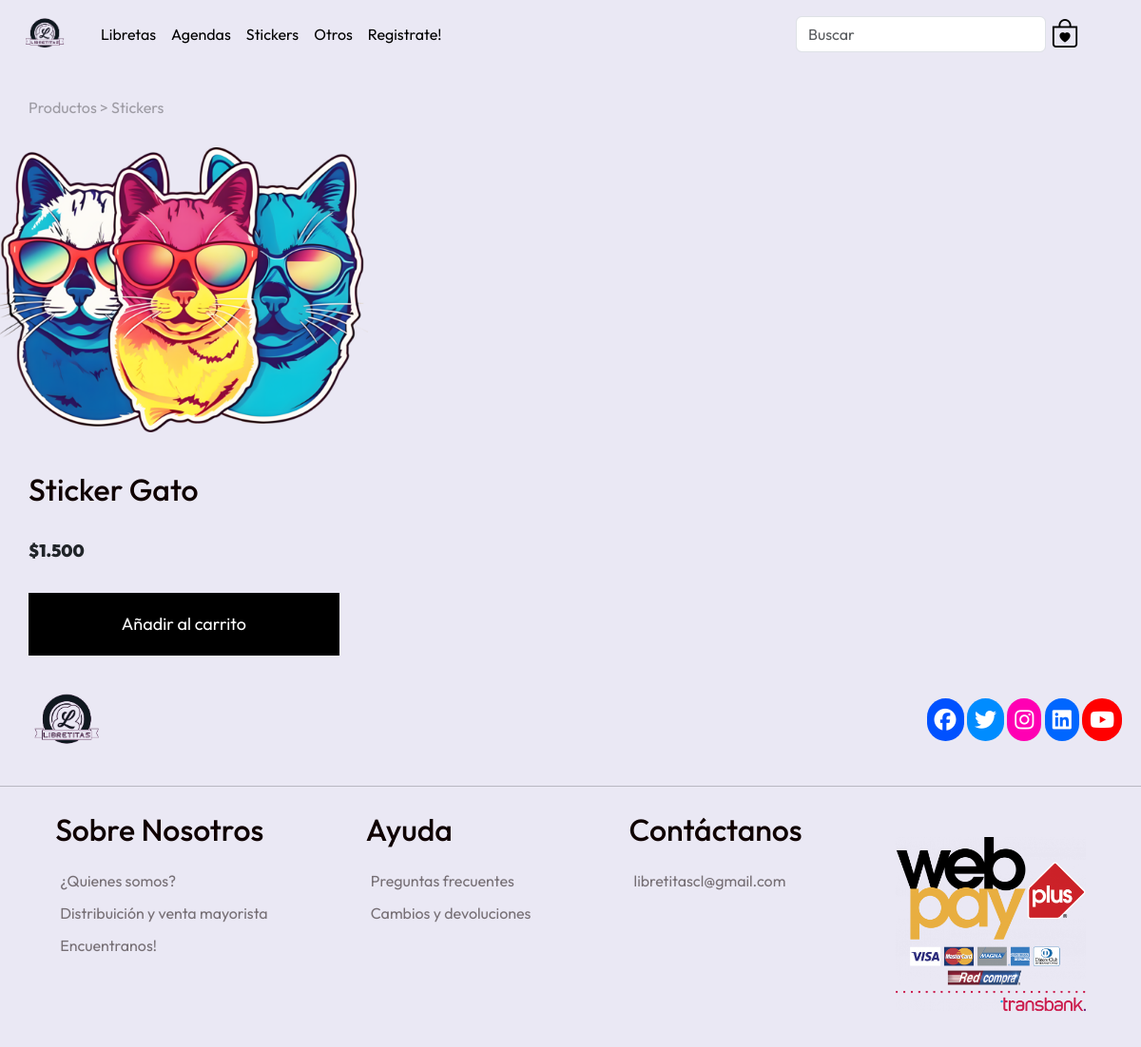
Screenshot of /paginaLibretitas/stickers with the database file from the repository.
### paginaLibretitas/models.py (models this page shows, shortened)
class producto(models.Model):
    idProducto     = models.CharField(primary_key=True, max_length=2)
    tipoProducto   = models.CharField(max_length=40, null=False)
    nombreProducto = models.CharField(max_length=100, null=False)
    precioProducto = models.CharField(max_length=5, null=False)
    imagenProducto = models.ImageField(upload_to='imagenes/', null=False)
    stockProducto  = models.IntegerField()

### paginaLibretitas/views.py (the view)
# urls.py: path('stickers', views.stickers, name='stickers'),
def stickers(request):
    productos = producto.objects.all()
    context={"productos": productos}
    return render(request, 'stickers.html', context)

### paginaLibretitas/templates/stickers.html (shortened to what this page needs)
{% load static %}
<!DOCTYPE html>
<html lang="en">
  <head>
    <link href="https://cdn.jsdelivr.net/npm/bootstrap@5.3.3/dist/css/bootstrap.min.css" rel="stylesheet">
    <link rel="stylesheet" href="https://cdn.jsdelivr.net/npm/bootstrap-icons@1.11.3/font/bootstrap-icons.min.css">
    <link rel="stylesheet" href="{% static 'Css/styles.css' %}">
  </head>
  <body>
    <nav class="navbar navbar-expand-lg" style="background-color: #eae8f4;">
      <div class="container-fluid">
        <a class="navbar-brand" href="index">
          <img class="logotipo" src="{% static 'Images/Logo.png' %}">
        </a>
        <div class="collapse navbar-collapse" id="navbarSupportedContent">
          <ul class="navbar-nav me-auto mb-2 mb-lg-0">
            <li class="nav-item">
              <a class="nav-link active" aria-current="page" href="libretas">Libretas</a>
            </li>
            <li class="nav-item">
              <a class="nav-link active" aria-current="page" href="agendas">Agendas</a>
            </li>
            <li class="nav-item">
              <a class="nav-link active" aria-current="page" href="stickers">Stickers</a>
            </li>
            <li class="nav-item">
              <a class="nav-link active" aria-current="page" href="otros">Otros</a>
            </li>
            <li class="nav-item">
              <a class="nav-link active" aria-current="page" href="{% url 'addCliente' %}">Registrate!</a>
            </li>
          </ul>
          <form class="d-flex" role="search">
            <input class="form-control me-2" type="search" placeholder="Buscar" aria-label="Buscar">
          </form>
          <a href="carrito">
            <span><i class="bi bi-bag-heart me-5"></i></span>
          </a>
        </div>
      </div>
    </nav>
    <div class="direccion">
      Productos > Stickers
    </div>
    <div class="container-items">
      {% for producto in productos %}
          {% if producto.tipoProducto == "Sticker" %}
              <div class="item">
                  <figure>
                      <img src="{{producto.imagenProducto.url}}" alt="img-libreta"/>
                  </figure>
                  <div class="info-product">
                      <h2>{{producto.nombreProducto}}</h2>
                      <p class="price">${{producto.precioProducto}}</p>
                      <button class="btn-add-cart">Añadir al carrito</button>
                  </div>
              </div>
          {% endif %}
      {% endfor %}
  </div>
    <footer class="pie">
      <div class="header">
        <div class="logotipo2">
          <img src="{% static 'Images/Logo.png' %}" alt="">
        </div>
        <div class="redes">
          <span class="fb"><i class="fa-brands fa-facebook"></i></span>
          <span class="tw"><i class="fa-brands fa-twitter"></i></span>
          <span class="in"><i class="fa-brands fa-instagram"></i></span>
          <span class="li"><i class="fa-brands fa-linkedin"></i></span>
          <span class="yt"><i class="fa-brands fa-youtube"></i></span>
        </div>
      </div>
      <hr>
      <div class="section">
        <div>
          <h2>Sobre Nosotros</h2>
          <a href="#">¿Quienes somos?</a>
          <a href="#">Distribuición y venta mayorista</a>
          <a href="#">Encuentranos!</a>
        </div>
        <div>
          <h2>Ayuda</h2>
          <a href="#">Preguntas frecuentes</a>
          <a href="#">Cambios y devoluciones</a>
        </div>
        <div>
          <h2>Contáctanos</h2>
          <a href="#">libretitascl@gmail.com</a>
        </div>
        <div>
          <img class="webpay" src="{% static 'Images/webpay.jpg' %}">
        </div>
      </div>
    </footer>
  </body>
</html>

### paginaLibretitas/static/Css/styles.css (style rules this page uses)
body { font-family: "Outfit", sans-serif; font-optical-sizing: auto; font-weight: 400; font-style: normal; background-color: #eae8f4; }
.direccion { color: #1f1e2061; padding-left: 30px; padding-top: 30px; padding-bottom: 30px; }
.webpay { width: 200px; }
.logotipo { width: 60px; }
.logotipo2 { width: 100px; }
img { max-width: 100%; }
.container-items { display: grid; grid-template-columns: repeat(3, 1fr); gap: 20px; }
.item { border-radius: 10px; }
.item img { width: 100%; height: 300px; object-fit: cover; border-radius: 10px 10px 0 0; transition: all .5s; }
.item figure { overflow: hidden; }
.info-product { padding: 15px 30px; line-height: 2; display: flex; flex-direction: column; gap: 10px; }
.price { font-size: 18px; font-weight: 900; }
.info-product button { border: none; background: none; background-color: #000; color: #fff; padding: 15px 10px; cursor: pointer; }
span { font-size: 23px; }
.fb { background: rgb(0, 81, 255); padding: 8px; border-radius: 50px; color: white; }
.tw { background: rgb(0, 140, 255); padding: 8px; border-radius: 50px; color: white; }
.in { background: rgb(255, 0, 179); padding: 8px; border-radius: 50px; color: white; }
.li { background: rgb(0, 102, 255); padding: 8px; border-radius: 50px; color: white; }
.yt { background: rgb(255, 0, 0); padding: 8px; border-radius: 50px; color: white; }
.header { display: flex; justify-content: space-between; padding: 20px; align-items: center; }
.logotipo { font-size: 18px; color: white; }
.section { display: flex; justify-content: space-evenly; gap: 40px; }
.section div { display: flex; flex-direction: column; }
div h2 { color: rgb(15, 1, 1); padding: 10px 0; }
a { color: rgba(14, 1, 1, 0.527); text-decoration: none; padding: 5px; }
form { display: flex; flex-direction: column; gap: 10px; }
input { background: none; border: solid 2px rgb(0, 0, 0); padding: 10px 20px; }
button { padding: 10px 20px; background: white; color: blueviolet; font-size: 18px; }
.pie { background: #eae8f4; }
.bi-bag-heart { font-size: 30px; color: black; cursor: pointer; padding-top: 5px; }

### rows the page displays
producto: imagenProducto (picture), nombreProducto "Sticker Gato", precioProducto "1.500"
